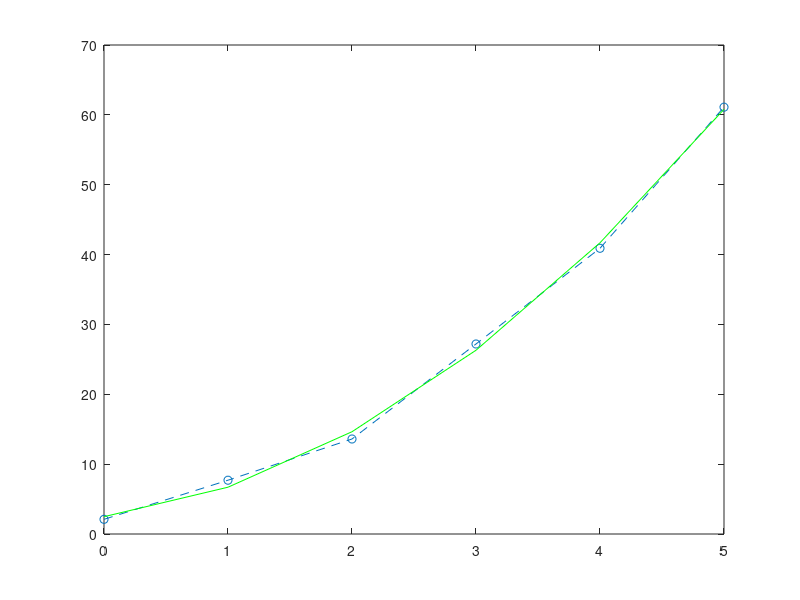

MATLAB code for this plot:
%Second order polynomial Regression

close all
clear all
clc

x=0:5
yo=[2.1 7.7 13.6 27.2 40.9 61.1]

n=length(x);
sumy=sum(yo)
sumxy=sum(x.*yo)
sumx2y=sum((x.^2).*yo)
B=[sumy;sumxy;sumx2y]

sumx=sum(x)
sumxsqr=sum(x.^2)
sumxcube=sum(x.^3)
sumxfour=sum(x.^4)
A=[n sumx sumxsqr;sumx sumxsqr sumxcube;sumxsqr sumxcube sumxfour]

a=A\B
a0=a(1)
a1=a(2)
a2=a(3)

ym=a0+a1.*x+a2.*(x.^2)

plot(x,yo,'o--')
hold on
 plot(x,ym,'g')
